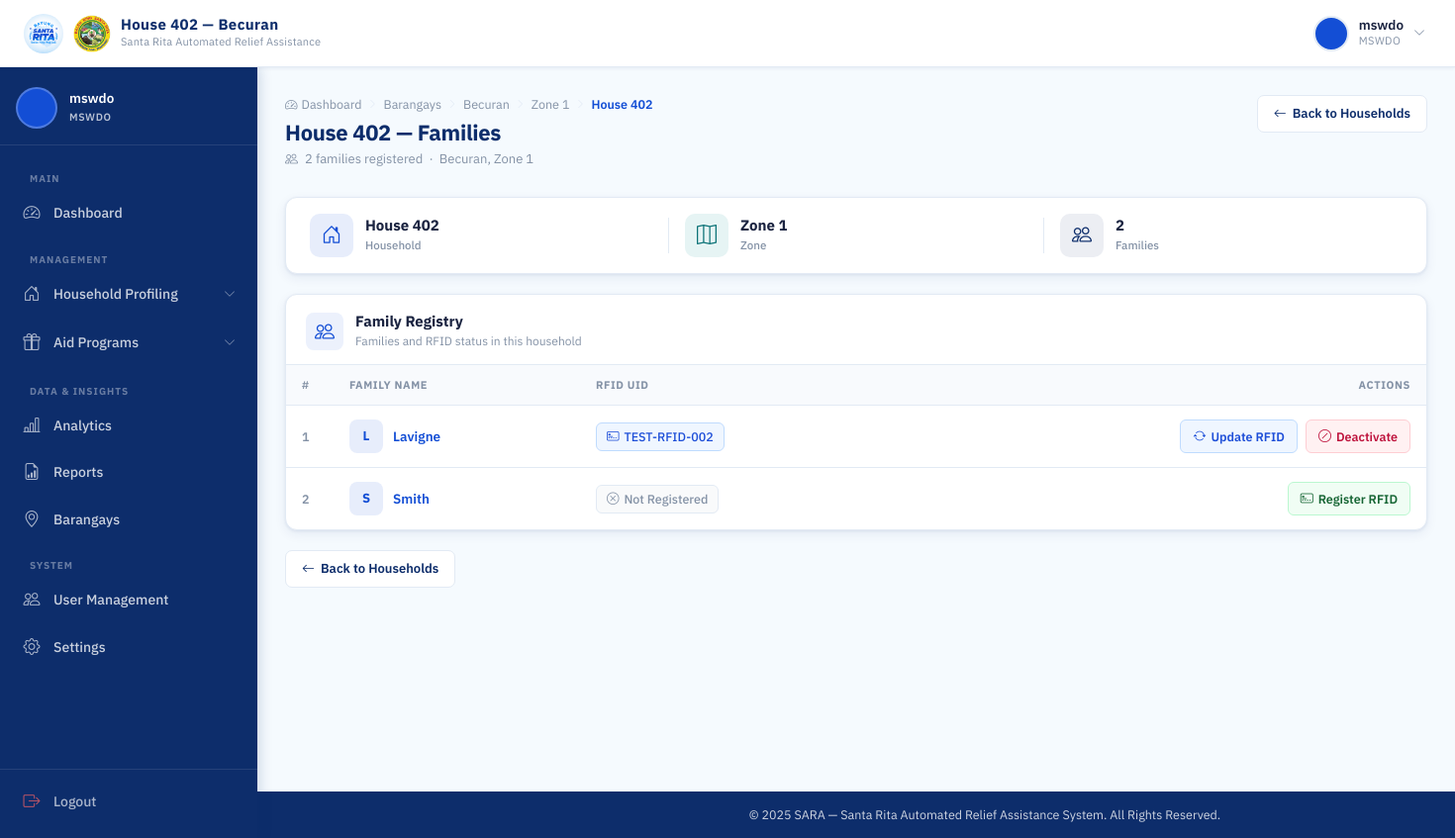
The page /mswdo/households/2/families/ (signed in) on the database as committed earlier.
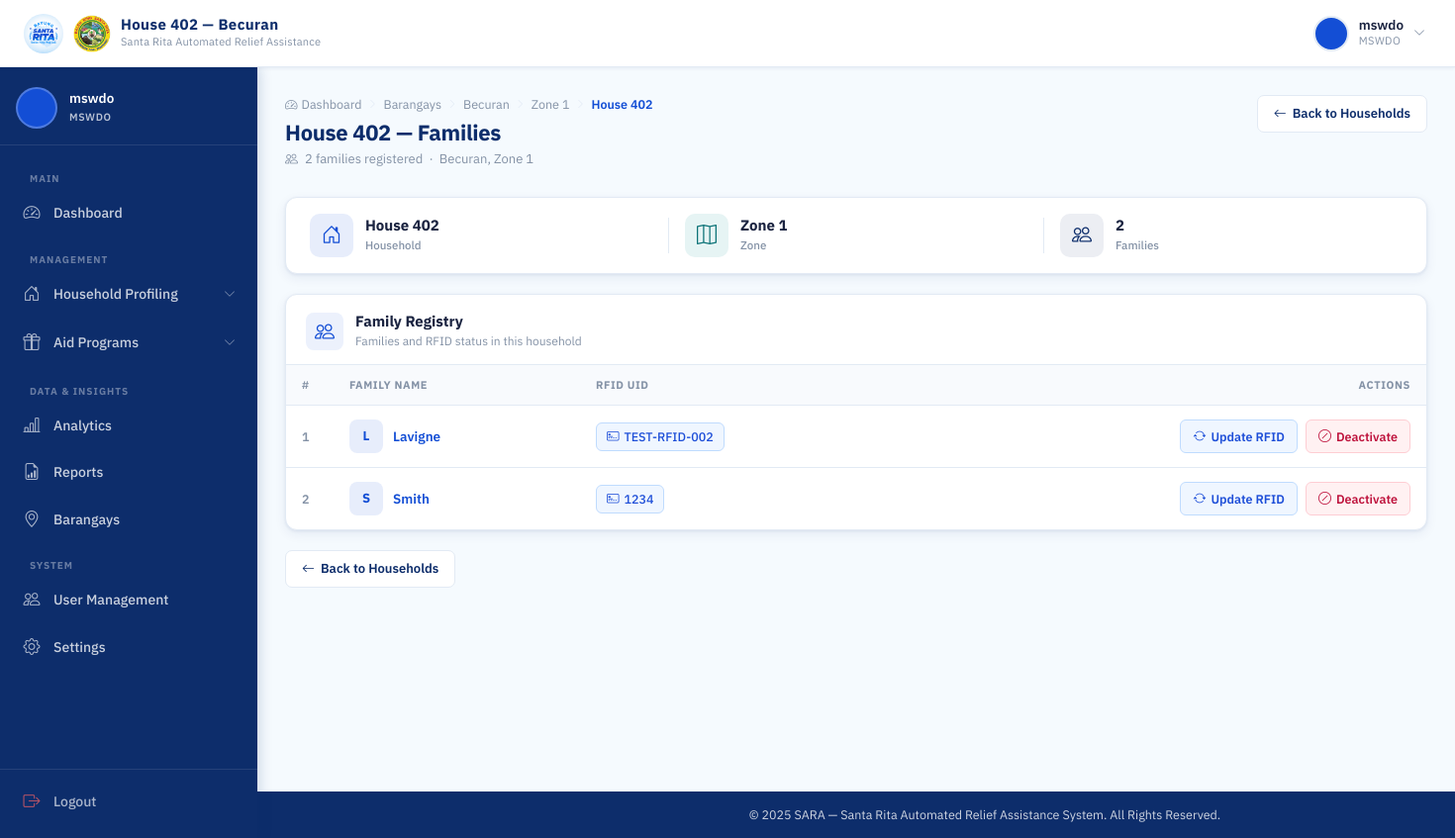
The same page on the database as committed later.
### accounts/models.py (models this page shows, shortened)
class Family(models.Model):
    household = models.ForeignKey(Household, on_delete=models.CASCADE, related_name='families')
    family_name = models.CharField(max_length=100)
    rfid_uid = models.CharField(
        max_length=50,
        unique=True,
        null=True,
        blank=True
    )
    is_active = models.BooleanField(default=True)

### accounts/views.py (the view)
# urls.py: path('mswdo/households/<int:household_id>/families/', views.household_info, name='household_info'),
@login_required
@session_protected
def household_info(request, household_id):
    if request.user.role != 'MSWDO':
        return HttpResponseForbidden("Access Denied")
    household = get_object_or_404(
        Household.objects.select_related('zone', 'barangay'),
        id=household_id
    )
    families = Family.objects.filter(
        household=household,
        is_active=True
    ).order_by('family_name')
    return render(request, 'accounts/household_info.html', {
        'household': household,
        'families': families,
    })

### accounts/context_processors.py (called while the page is built)
def auth_required(request):
    return {
        'requires_auth': request.user.is_authenticated
    }

### templates/accounts/household_info.html (shortened to what the changed rows need)
{% extends 'base.html' %}
{% load static %}
{% block css %}
<link rel="stylesheet" href="{% static 'css/mswdo_dashboard.css' %}">
<link rel="stylesheet" href="{% static 'css/barangay_accounts.css' %}">
<link rel="stylesheet" href="{% static 'css/barangay_list.css' %}">
<link rel="stylesheet" href="{% static 'css/households.css' %}">
{% endblock %}
{% block content %}
<div class="dash-page-header">
  <div>
    <h1 class="dash-page-title">House {{ household.house_number }} — Families</h1>
  </div>
</div>
<div class="dash-panel">
  <div class="dash-panel__header">
    <div class="dash-panel__header-left">
      <div>
        <h2 class="dash-panel__title">Family Registry</h2>
      </div>
    </div>
  </div>
  <div class="dash-panel__body p-0">
    <div class="table-responsive">
      <table class="acct-table">
        <thead>
          <tr>
            <th class="acct-th">#</th>
            <th class="acct-th">Family Name</th>
            <th class="acct-th">RFID UID</th>
            <th class="acct-th acct-th--actions">Actions</th>
          </tr>
        </thead>
        <tbody>
          {% for family in families %}
          <tr class="acct-row">
            <td class="acct-td acct-td--num">{{ forloop.counter }}</td>
            <td class="acct-td">
              <div class="acct-barangay-cell">
                <div class="acct-avatar">{{ family.family_name|first|upper }}</div>
                <a href="{% url 'family_members' family.id %}" class="hh-family-link">
                  {{ family.family_name }}
                </a>
              </div>
            </td>
            <td class="acct-td">
              {% if family.rfid_uid %}
                <span class="hh-rfid-tag hh-rfid-tag--registered">
                  <i class="bi bi-credit-card-2-front"></i> {{ family.rfid_uid }}
                </span>
              {% else %}
                <span class="hh-rfid-tag hh-rfid-tag--none">
                  <i class="bi bi-x-circle"></i> Not Registered
                </span>
              {% endif %}
            </td>
            <td class="acct-td acct-td--actions">
              <div class="acct-actions">
                {% if family.rfid_uid %}
                  <a href="{% url 'register_rfid' family.id %}" class="acct-btn acct-btn--edit">
                    <i class="bi bi-arrow-repeat"></i><span>Update RFID</span>
                  </a>
                  <a href="{% url 'deactivate_rfid' family.id %}"
                     class="acct-btn acct-btn--deactivate"
                     onclick="return confirm('Deactivate RFID for {{ family.family_name }}?')">
                    <i class="bi bi-slash-circle"></i><span>Deactivate</span>
                  </a>
                {% else %}
                  <a href="{% url 'register_rfid' family.id %}" class="acct-btn acct-btn--register">
                    <i class="bi bi-credit-card-2-front"></i><span>Register RFID</span>
                  </a>
                {% endif %}
              </div>
            </td>
          </tr>
          {% endfor %}
        </tbody>
      </table>
    </div>
  </div>
</div>
{% endblock %}

Rows that differ between the two databases and show on the page:
changed Family "Smith": rfid_uid (not shown) → "1234"; rfid_uid "Not Registered Register RFID" → "Update RFID Deactivate"
